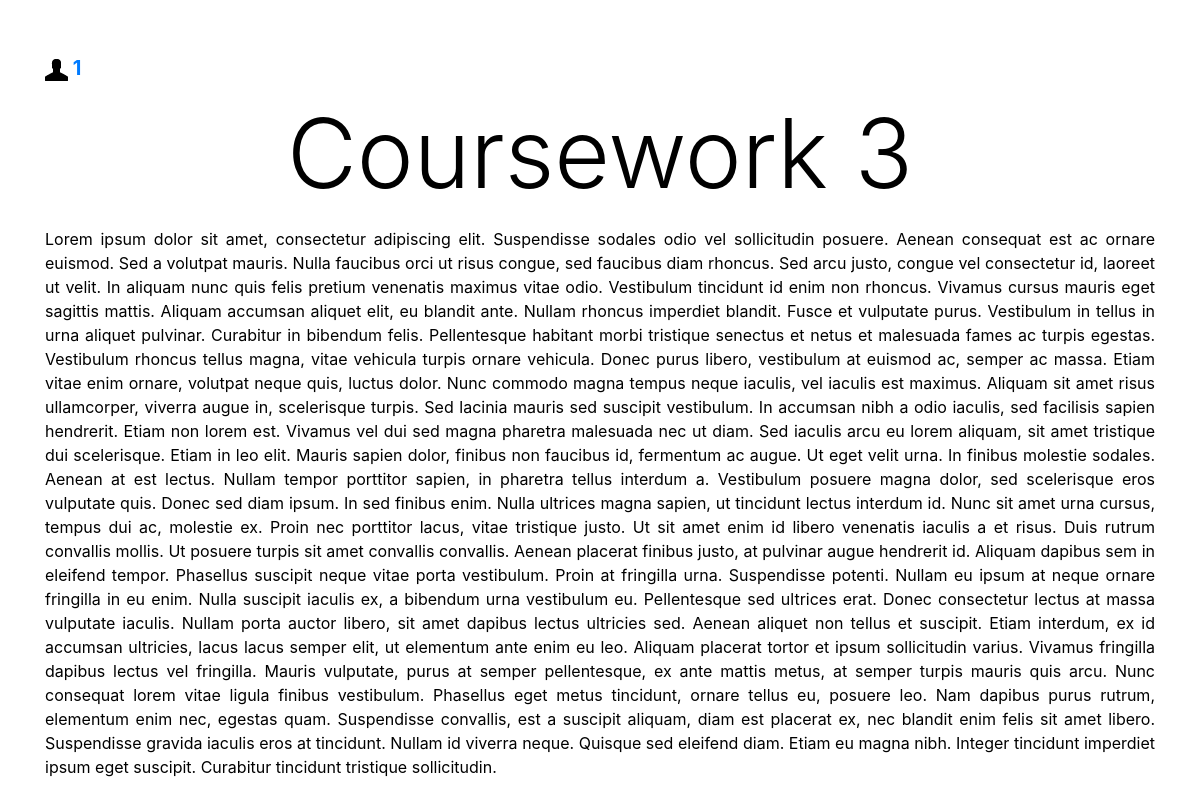
The app's page /coursework_details/3/3/ (signed in) with its own data.
### sis/models.py (models this page shows, shortened)
class Coursework(models.Model):
    title = models.CharField(max_length=255, unique=True)
    start = models.DateField()
    end = models.DateField()
    description =  models.TextField(blank=True, null=True)
    percentage = models.IntegerField(blank=True, null=True)
    module = models.ForeignKey(Module, on_delete=models.CASCADE)

### sis/views.py (the view)
# urls.py: path('coursework_details/<int:module_id>/<int:coursework_id>/', views.coursework_details, name='coursework_details'),
def coursework_details(request, module_id, coursework_id):
    coursework = Coursework.objects.get(id=coursework_id)
    print("here should be the coursework specifications")
    return render(request, 'sis/coursework_details.html', {'module_id' : module_id, 'coursework_id' : coursework_id, 'coursework_details': coursework.description, 'coursework_title':coursework.title})

### sis/templates/sis/coursework_details.html
{% extends 'sis/base.html' %}
{% block content %}
<div class="container">
  <h1 class="display-1"><p class="text-center">{{coursework_title}}</p></h1>
</div>
<div class="container">
  <p class="text-justify">{{coursework_details}}</p>
</div>
{% endblock %}

### sis/static/mystyle.css (style rules this page uses)
p { text-align: center; color: black; }

### records on screen
Coursework: title "Coursework 3", description "Lorem ipsum dolor sit amet, consectetur adipiscing elit. Suspendisse sodales odio vel sollicitudin posuere. Aenean consequat est ac ornare euismod. Sed a volutpat mauris. Nulla faucibus orci ut risus congue, sed faucibus diam rhoncus. Sed arcu justo, congue vel consectetur id, laoreet ut velit. In aliquam nunc quis felis pretium venenatis maximus vitae odio. Vestibulum tincidunt id enim non rhoncus. Vivamus cursus mauris eget sagittis mattis. Aliquam accumsan aliquet elit, eu blandit ante. Nullam rhoncus imperdiet blandit. Fusce et vulputate purus. Vestibulum in tellus in urna aliquet pulvinar. Curabitur in bibendum felis. Pellentesque habitant morbi tristique senectus et netus et malesuada…"

### other values on screen
{{ request.session.username }} "1"
